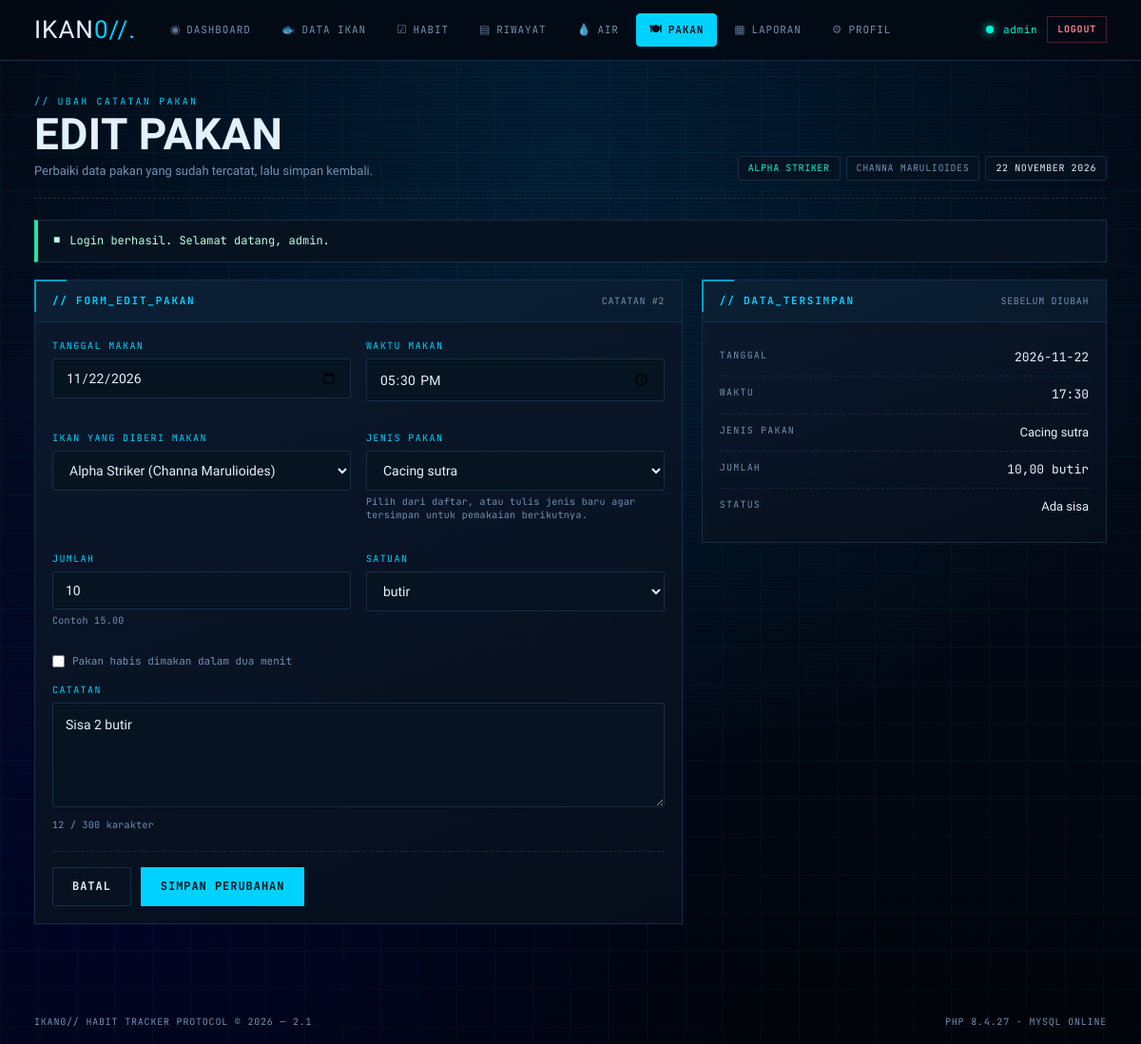
The app's page /pakan/edit.php?id=2 (signed in) with its own data.
### tables this page shows
CREATE TABLE IF NOT EXISTS `users` (
  `id`         INT AUTO_INCREMENT PRIMARY KEY,
  `username`   VARCHAR(50)  NOT NULL UNIQUE,
  `password`   VARCHAR(255) NOT NULL,
  `nama_ikan`  VARCHAR(60)  NOT NULL DEFAULT 'Ikan Cupang Alpha',
  `jenis_ikan` VARCHAR(60)  NOT NULL DEFAULT 'Betta splendens',
  `created_at` TIMESTAMP    DEFAULT CURRENT_TIMESTAMP
);

CREATE TABLE IF NOT EXISTS `feedings` (
  `id`          INT AUTO_INCREMENT PRIMARY KEY,
  `user_id`     INT NOT NULL,
  `fish_id`     INT DEFAULT NULL,
  `tanggal`     DATE NOT NULL,
  `waktu`       TIME NOT NULL,
  `jenis_pakan` VARCHAR(60) NOT NULL,
  `jumlah`      DECIMAL(6,2) NOT NULL DEFAULT 1.00,
  `satuan`      VARCHAR(20) NOT NULL DEFAULT 'butir',
  `habis`       TINYINT(1) NOT NULL DEFAULT 1,
  `catatan`     VARCHAR(300) DEFAULT NULL,
  `created_at`  TIMESTAMP DEFAULT CURRENT_TIMESTAMP,
  KEY `idx_feedings_user` (`user_id`, `tanggal`),
  KEY `idx_feedings_fish` (`fish_id`),
  CONSTRAINT `fk_feeding_user`
    FOREIGN KEY (`user_id`) REFERENCES `users`(`id`) ON DELETE CASCADE,
  CONSTRAINT `fk_feeding_fish`
    FOREIGN KEY (`fish_id`) REFERENCES `fishes`(`id`) ON DELETE SET NULL
);

CREATE TABLE IF NOT EXISTS `fishes` (
  `id`         INT AUTO_INCREMENT PRIMARY KEY,
  `user_id`    INT NOT NULL,
  `nama`       VARCHAR(60)  NOT NULL,
  `jenis`      VARCHAR(60)  NOT NULL,
  `ukuran_cm`  DECIMAL(5,1) NOT NULL DEFAULT 0,
  `umur_bulan` INT          NOT NULL DEFAULT 0,
  `kondisi`    VARCHAR(20)  NOT NULL DEFAULT 'SEHAT',
  `catatan`    VARCHAR(300) DEFAULT NULL,
  `emblem`     VARCHAR(10)  NOT NULL DEFAULT '🐟',
  `created_at` TIMESTAMP DEFAULT CURRENT_TIMESTAMP,
  KEY `idx_fishes_user` (`user_id`),
  CONSTRAINT `fk_fishes_user`
    FOREIGN KEY (`user_id`) REFERENCES `users`(`id`) ON DELETE CASCADE
);

### includes/auth.php (called while the page is built, shortened)
<?php
require_once __DIR__ . '/koneksi.php';
function current_user(): ?array
{
    return [
        'id'         => (int)$_SESSION['user_id'],
        'username'   => $_SESSION['username']    ?? 'Admin',
        'nama_ikan'  => $_SESSION['nama_ikan']   ?? 'Ikan Tanpa Nama',
        'jenis_ikan' => $_SESSION['jenis_ikan']  ?? 'Spesies tidak diketahui',
    ];
}
function sinkron_user_database(): void
{
    $id  = (int)$_SESSION['user_id'];
    $row = db_row(
        "SELECT id, username, nama_ikan, jenis_ikan FROM users WHERE id = ? LIMIT 1",
        'i',
        [$id]
    );
}
sinkron_user_database();
$theme_mode = $_COOKIE['ikan_theme'] ?? 'abyss-dark';

### includes/koneksi.php (called while the page is built, shortened)
<?php
$conn             = @new mysqli(DB_HOST, DB_USER, DB_PASS, DB_NAME);
$db_connected     = true;
if ($conn->connect_error) {
    $db_connected     = false;
    $db_error_message = $conn->connect_error;
    error_log('[IKAN] Koneksi database gagal: ' . $conn->connect_error);
} else {
    $conn->set_charset('utf8mb4');
}
function db_tipe($nilai): string
{
    if (is_int($nilai) || is_bool($nilai)) {
        return 'i';
    }
    return 's';
}
function db_jalankan(string $sql, array $params = [])
{
    global $conn, $db_connected;
    $stmt = $conn->prepare($sql);
    $tipe = '';
    foreach ($params as $nilai) {
        $tipe .= db_tipe($nilai);
    }
    $stmt->bind_param($tipe, ...array_values($params));
    if (!$stmt->execute()) {
        error_log('[IKAN] Eksekusi gagal: ' . $stmt->error . ' | ' . $sql);
        return false;
    }
    if ($stmt->field_count > 0) {
        $hasil = $stmt->get_result();
        return $hasil;
    }
    return $stmt;
}
function db_all(string $sql, string $types = '', array $params = []): array
{
    $hasil = db_jalankan($sql, $params);
    $baris = [];
    while ($row = $hasil->fetch_assoc()) {
        $baris[] = $row;
    }
    return $baris;
}
function db_row(string $sql, string $types = '', array $params = []): ?array
{
    $hasil = db_jalankan($sql, $params);
    $row = $hasil->fetch_assoc();
    return $row ?: null;
}

### includes/functions.php (called while the page is built, shortened)
<?php
function e($teks): string
{
    return htmlspecialchars((string)$teks, ENT_QUOTES, 'UTF-8');
}
function take_flash(): ?array
{
    $flash = $_SESSION['flash'];
    return $flash;
}
function nama_bulan(int $bulan): string
{
    $bulan_indonesia = [
        1 => 'Januari', 'Februari', 'Maret', 'April', 'Mei', 'Juni',
        'Juli', 'Agustus', 'September', 'Oktober', 'November', 'Desember'
    ];
    return $bulan_indonesia[$bulan] ?? '';
}
function tanggal_indonesia(string $tanggal): string
{
    $ts = strtotime($tanggal);
    return date('j', $ts) . ' ' . nama_bulan((int)date('n', $ts)) . ' ' . date('Y', $ts);
}
function jam_ringkas(string $waktu): string
{
    return date('H:i', strtotime($waktu));
}
function ambil_fishes(int $user_id): array
{
    return db_all(
        "SELECT id, nama, jenis, ukuran_cm, umur_bulan, kondisi, catatan, emblem
         FROM fishes WHERE user_id = ? ORDER BY id ASC",
        'i',
        [$user_id]
    );
}
function ambil_feeding(int $id, int $user_id): ?array
{
    return db_row(
        "SELECT id, fish_id, tanggal, waktu, jenis_pakan, jumlah, satuan, habis, catatan
         FROM feedings WHERE id = ? AND user_id = ? LIMIT 1",
        'ii',
        [$id, $user_id]
    );
}
function jenis_pakan_bawaan(): array
{
    return [
        'Pelet protein tinggi',
        'Pelet kecil',
        'Pelet apung',
        'Pelet tenggelam',
        'Cacing sutra',
        'Artemia',
        'Kutu air',
        'Udang beku',
        'Jangkrik kecil',
        'Daun ketapang kering',
    ];
}
function daftar_jenis_pakan(int $user_id): array
{
    global $db_connected;
    $daftar = jenis_pakan_bawaan();
    if ($db_connected) {
        foreach (db_all("SELECT nama FROM pakan_jenis WHERE user_id = ? ORDER BY nama ASC", 'i', [$user_id]) as $row) {
            $daftar[] = $row['nama'];
        }
    }
    $daftar = array_values(array_unique(array_filter(array_map('trim', $daftar)), SORT_STRING));
    sort($daftar);
    return $daftar;
}
function daftar_satuan(): array
{
    return ['butir', 'gram', 'sendok', 'ml', 'ekor', 'keping'];
}

### pakan/edit.php (the view, shortened to what this page needs)
<?php
require_once __DIR__ . '/../includes/auth.php';
require_once __DIR__ . '/../includes/functions.php';
$user = current_user();
$id   = isset($_GET['id']) ? (int)$_GET['id'] : (int)($_POST['id'] ?? 0);
$feeding = ambil_feeding($id, (int)$user['id']);
$fishes          = ambil_fishes($user['id']);
$jenis_pakan     = daftar_jenis_pakan($user['id']);
$satuan_pilihan  = daftar_satuan();
$input  = [
    'tanggal'     => $feeding['tanggal'],
    'waktu'       => jam_ringkas($feeding['waktu']),
    'fish_id'     => (string)($feeding['fish_id'] ?? ''),
    'jenis_pakan' => $feeding['jenis_pakan'],
    'jumlah'      => rtrim(rtrim(number_format((float)$feeding['jumlah'], 2, '.', ''), '0'), '.'),
    'satuan'      => $feeding['satuan'],
    'habis'       => (string)(int)$feeding['habis'],
    'catatan'     => (string)($feeding['catatan'] ?? ''),
];
$page_title   = 'Edit Pakan';
$page_eyebrow = 'UBAH CATATAN PAKAN';
$page_desc    = 'Perbaiki data pakan yang sudah tercatat, lalu simpan kembali.';
$active       = 'pakan';
include __DIR__ . '/../includes/header.php';
?>
<div class="split">
  <div class="panel">
    <div class="panel-head">
      <h2 class="panel-title">// FORM_EDIT_PAKAN</h2>
      <span class="panel-sub">CATATAN #<?= $id ?></span>
    </div>
    <div class="panel-body">
      <form method="post" action="<?= BASE_URL ?>pakan/edit.php?id=<?= $id ?>" class="form-cyber">
        <?php include __DIR__ . '/form_fields.php'; ?>
        <div class="form-actions">
          <a class="btn-cyber ghost" href="<?= BASE_URL ?>pakan/index.php">BATAL</a>
          <button class="btn-cyber" type="submit">SIMPAN PERUBAHAN</button>
        </div>
      </form>
    </div>
  </div>
  <div class="panel">
    <div class="panel-head">
      <h2 class="panel-title">// DATA_TERSIMPAN</h2>
      <span class="panel-sub">SEBELUM DIUBAH</span>
    </div>
    <div class="panel-body">
      <div class="kv-list">
        <div class="kv-row"><span class="kv-key">Tanggal</span><span class="kv-val mono"><?= e($feeding['tanggal']) ?></span></div>
        <div class="kv-row"><span class="kv-key">Waktu</span><span class="kv-val mono"><?= e(jam_ringkas($feeding['waktu'])) ?></span></div>
        <div class="kv-row"><span class="kv-key">Jenis pakan</span><span class="kv-val"><?= e($feeding['jenis_pakan']) ?></span></div>
        <div class="kv-row"><span class="kv-key">Jumlah</span><span class="kv-val mono"><?= number_format((float)$feeding['jumlah'], 2, ',', '.') ?> <?= e($feeding['satuan']) ?></span></div>
        <div class="kv-row"><span class="kv-key">Status</span><span class="kv-val"><?= (int)$feeding['habis'] === 1 ? 'Habis dimakan' : 'Ada sisa' ?></span></div>
      </div>
    </div>
  </div>
</div>
<?php include __DIR__ . '/../includes/footer.php'; ?>

### includes/header.php (shortened to what this page needs)
<?php
require_once __DIR__ . '/auth.php';
require_once __DIR__ . '/functions.php';
$user         = current_user();
$page_title   = $page_title   ?? APP_NAME;
$active       = $active       ?? '';
$page_eyebrow = $page_eyebrow ?? 'IKAN// PROTOCOL';
$page_desc    = $page_desc    ?? '';
$flash        = take_flash();
$menu = [
    'dashboard' => ['label' => 'DASHBOARD',  'url' => 'index.php',        'icon' => '◉'],
    'ikan'      => ['label' => 'DATA IKAN',  'url' => 'ikan/index.php',   'icon' => '🐟'],
    'habit'     => ['label' => 'HABIT',      'url' => 'habit/index.php',  'icon' => '☑'],
    'log'       => ['label' => 'RIWAYAT',    'url' => 'log/index.php',    'icon' => '▤'],
    'air'       => ['label' => 'AIR',        'url' => 'air/index.php',    'icon' => '💧'],
    'pakan'     => ['label' => 'PAKAN',      'url' => 'pakan/index.php',  'icon' => '🍽'],
    'laporan'   => ['label' => 'LAPORAN',    'url' => 'laporan.php',      'icon' => '▦'],
    'profil'    => ['label' => 'PROFIL',     'url' => 'profil.php',       'icon' => '⚙'],
];
?>
<!DOCTYPE html>
<html lang="id">
<head>
  <link rel="stylesheet" href="<?= BASE_URL ?>assets/css/style.css">
  <link rel="stylesheet" href="<?= BASE_URL ?>assets/css/pages.css">
</head>
<body class="page-inner <?= $theme_mode === 'mint-cyan' ? 'theme-mint' : '' ?>">
  <div class="grid-bg"></div>
  <div class="scanlines"></div>
  <header class="shell-topbar">
    <div class="shell-wrap">
      <a class="shell-brand" href="<?= BASE_URL ?>index.php">
        IKAN<span class="accent">0//.</span>
      </a>
      <nav class="shell-nav">
        <?php foreach ($menu as $kunci => $item) { ?>
          <a href="<?= BASE_URL . $item['url'] ?>"
             class="shell-nav-link <?= $active === $kunci ? 'is-active' : '' ?>">
            <span class="nav-icon"><?= $item['icon'] ?></span>
            <?= $item['label'] ?>
          </a>
        <?php } ?>
      </nav>
      <div class="shell-user">
        <span class="db-dot <?= $db_connected ? 'on' : 'off' ?>"
              title="<?= $db_connected ? 'MySQL terhubung' : 'MySQL mati - mode demo' ?>"></span>
        <span class="user-name"><?= e($user['username']) ?></span>
        <a class="btn-mini danger" href="<?= BASE_URL ?>logout.php"
           onclick="return confirm('Keluar dari sistem?');">LOGOUT</a>
      </div>
    </div>
  </header>
  <main class="shell-wrap shell-main">
    <div class="page-head">
      <div>
        <span class="eyebrow">// <?= e($page_eyebrow) ?></span>
        <h1 class="page-title"><?= e($page_title) ?></h1>
        <?php if ($page_desc !== '') { ?>
          <p class="page-desc"><?= e($page_desc) ?></p>
        <?php } ?>
      </div>
      <div class="page-head-meta">
        <span class="meta-chip"><?= e($user['nama_ikan']) ?></span>
        <span class="meta-chip dim"><?= e($user['jenis_ikan']) ?></span>
        <span class="meta-chip mono"><?= tanggal_indonesia(date('Y-m-d')) ?></span>
      </div>
    </div>
    <?php if ($flash) { ?>
      <div class="flash flash-<?= e($flash['tipe']) ?>">
        <span class="flash-mark">■</span>
        <?= e($flash['pesan']) ?>
      </div>
    <?php } ?>

### pakan/form_fields.php (shortened to what this page needs)
<?php
$jenis_manual = $input['jenis_pakan'] !== '' && !in_array($input['jenis_pakan'], $jenis_pakan, true);
$satuan_manual = $input['satuan'] !== '' && !in_array($input['satuan'], $satuan_pilihan, true);
?>
<div class="form-grid">
  <div class="form-row">
    <label class="form-label" for="tanggal">TANGGAL MAKAN</label>
    <input class="form-input" type="date" id="tanggal" name="tanggal"
           value="<?= e($input['tanggal']) ?>" required>
  </div>
  <div class="form-row">
    <label class="form-label" for="waktu">WAKTU MAKAN</label>
    <input class="form-input" type="time" id="waktu" name="waktu"
           value="<?= e($input['waktu']) ?>" required>
  </div>
  <div class="form-row">
    <label class="form-label" for="fish_id">IKAN YANG DIBERI MAKAN</label>
    <select class="form-select" id="fish_id" name="fish_id">
      <?php foreach ($fishes as $f) { ?>
        <option value="<?= (int)$f['id'] ?>" <?= (string)$input['fish_id'] === (string)$f['id'] ? 'selected' : '' ?>>
          <?= e($f['nama']) ?> (<?= e($f['jenis']) ?>)
        </option>
      <?php } ?>
    </select>
  </div>
  <div class="form-row">
    <label class="form-label" for="jenis_pakan_pilih">JENIS PAKAN</label>
    <select class="form-select" id="jenis_pakan_pilih" name="jenis_pakan_pilih">
      <?php foreach ($jenis_pakan as $jp) { ?>
        <option value="<?= e($jp) ?>" <?= (!$jenis_manual && $input['jenis_pakan'] === $jp) ? 'selected' : '' ?>>
          <?= e($jp) ?>
        </option>
      <?php } ?>
    </select>
    <div class="form-hint">Pilih dari daftar, atau tulis jenis baru agar tersimpan untuk pemakaian berikutnya.</div>
  </div>
  <div class="form-row">
    <label class="form-label" for="jumlah">JUMLAH</label>
    <input class="form-input" type="number" step="0.01" min="0.01"
           id="jumlah" name="jumlah" value="<?= e($input['jumlah']) ?>" required>
    <div class="form-hint">Contoh 15.00</div>
  </div>
  <div class="form-row">
    <label class="form-label" for="satuan_pilih">SATUAN</label>
    <select class="form-select" id="satuan_pilih" name="satuan_pilih">
      <?php foreach ($satuan_pilihan as $st) { ?>
        <option value="<?= e($st) ?>" <?= (!$satuan_manual && $input['satuan'] === $st) ? 'selected' : '' ?>>
          <?= e($st) ?>
        </option>
      <?php } ?>
    </select>
  </div>
</div>
<div class="form-row">
  <label class="auth-check" style="margin:12px 0;">
    <input type="checkbox" name="habis" value="1" <?= $input['habis'] === '1' ? 'checked' : '' ?>>
    <span>Pakan habis dimakan dalam dua menit</span>
  </label>
</div>
<div class="form-row">
  <label class="form-label" for="catatan">CATATAN</label>
  <textarea class="form-textarea" id="catatan" name="catatan" maxlength="300" rows="3"
            data-counter="hitungCatatanPakan"><?= e($input['catatan']) ?></textarea>
  <div class="form-hint" id="hitungCatatanPakan">0 / 300 karakter</div>
</div>

### assets/css/style.css (style rules this page uses)
:root { --bg-color: #030811; --bg-surface: #071220; --bg-surface-2: #0c1a2e; --border-color: #172d47; --brand-blue: #00d2ff; --brand-blue-hover: #38bdf8; --brand-blue-glow: rgba(0, 210, 255, 0.45); --brand-cyan: #00f5d4; --brand-lime: #52e5ff; --brand-yellow: #38bdf8; --text-main: #e2f1ff; --text-muted: #7290b2; --text-dark: #020b17; --font-display: 'Teko', sans-serif; --font-mono: 'JetBrains Mono', monospace; --font-body: 'Chakra Petch', sans-serif; }
*, *::before, *::after { box-sizing: border-box; margin: 0; padding: 0; }
body { background-color: var(--bg-color); background: radial-gradient(circle at 50% 15%, rgba(0, 119, 182, 0.22) 0%, transparent 60%), radial-gradient(circle at 10% 80%, rgba(3, 4, 94, 0.35) 0%, transparent 50%), linear-gradient(180deg, #020712 0%, #030b18 40%, #01040a 100%); background-attachment: fixed; color: var(--text-main); font-family: var(--font-body); min-height: 100vh; overflow-x: hidden; position: relative; line-height: 1.4; -webkit-font-smoothing: antialiased; }
.grid-bg { position: fixed; inset: 0; background-size: 40px 40px; background-image: linear-gradient(to right, rgba(0, 210, 255, 0.04) 1px, transparent 1px), linear-gradient(to bottom, rgba(0, 210, 255, 0.04) 1px, transparent 1px); pointer-events: none; z-index: 0; }
.scanlines { position: fixed; inset: 0; background: linear-gradient(rgba(0, 30, 60, 0) 50%, rgba(0, 10, 25, 0.35) 50%); background-size: 100% 4px; pointer-events: none; z-index: 1; opacity: 0.6; }

### records on screen
users: username "admin", nama_ikan "ALPHA STRIKER", jenis_ikan "CHANNA MARULIOIDES"
feedings: tanggal "11/22/2026", fish_id "Alpha Striker (Channa Marulioides)", jumlah "10", catatan "Sisa 2 butir", tanggal "2026-11-22", waktu "17:30", jenis_pakan "Cacing sutra", jumlah "10,00", satuan "butir"

### other values on screen
$item['icon'] "◉"
$item['label'] "DASHBOARD"
$item['icon'] "🐟"
$item['label'] "DATA IKAN"
$item['icon'] "☑"
$item['label'] "HABIT"
$item['icon'] "▤"
$item['label'] "RIWAYAT"
$item['icon'] "💧"
$item['label'] "AIR"
$item['icon'] "🍽"
$item['label'] "PAKAN"
$item['icon'] "▦"
$item['label'] "LAPORAN"
$item['icon'] "⚙"
